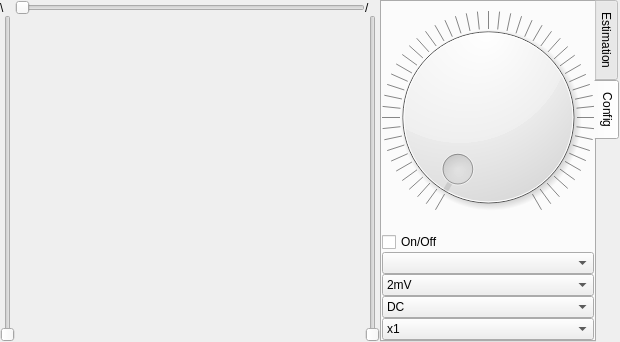
<?xml version="1.0" encoding="UTF-8"?>
<ui version="4.0">
 <class>Display</class>
 <widget class="QWidget" name="Display">
  <property name="geometry">
   <rect>
    <x>0</x>
    <y>0</y>
    <width>620</width>
    <height>342</height>
   </rect>
  </property>
  <property name="sizePolicy">
   <sizepolicy hsizetype="Expanding" vsizetype="Expanding">
    <horstretch>0</horstretch>
    <verstretch>0</verstretch>
   </sizepolicy>
  </property>
  <property name="windowTitle">
   <string>Form</string>
  </property>
  <layout class="QGridLayout" name="gridLayout_2">
   <property name="leftMargin">
    <number>0</number>
   </property>
   <property name="topMargin">
    <number>0</number>
   </property>
   <property name="rightMargin">
    <number>0</number>
   </property>
   <property name="bottomMargin">
    <number>0</number>
   </property>
   <property name="spacing">
    <number>0</number>
   </property>
   <item row="0" column="0">
    <layout class="QGridLayout" name="gLChart">
     <property name="spacing">
      <number>0</number>
     </property>
     <item row="1" column="0">
      <widget class="QSlider" name="vSVertPos">
       <property name="layoutDirection">
        <enum>Qt::LeftToRight</enum>
       </property>
       <property name="orientation">
        <enum>Qt::Vertical</enum>
       </property>
      </widget>
     </item>
     <item row="0" column="0">
      <widget class="QLabel" name="label_3">
       <property name="text">
        <string>\</string>
       </property>
      </widget>
     </item>
     <item row="0" column="1">
      <widget class="QSlider" name="hSTrigHor">
       <property name="orientation">
        <enum>Qt::Horizontal</enum>
       </property>
       <property name="tickPosition">
        <enum>QSlider::NoTicks</enum>
       </property>
      </widget>
     </item>
     <item row="0" column="2">
      <widget class="QLabel" name="label_4">
       <property name="text">
        <string>/</string>
       </property>
      </widget>
     </item>
     <item row="1" column="2">
      <widget class="QSlider" name="vSTrigVert">
       <property name="orientation">
        <enum>Qt::Vertical</enum>
       </property>
      </widget>
     </item>
    </layout>
   </item>
   <item row="0" column="1">
    <widget class="QTabWidget" name="tWChannel">
     <property name="maximumSize">
      <size>
       <width>240</width>
       <height>16777215</height>
      </size>
     </property>
     <property name="tabPosition">
      <enum>QTabWidget::East</enum>
     </property>
     <property name="currentIndex">
      <number>1</number>
     </property>
     <widget class="QWidget" name="tabMeas">
      <attribute name="title">
       <string>Estimation</string>
      </attribute>
      <layout class="QGridLayout" name="gridLayout_3">
       <property name="leftMargin">
        <number>0</number>
       </property>
       <property name="topMargin">
        <number>0</number>
       </property>
       <property name="rightMargin">
        <number>0</number>
       </property>
       <property name="bottomMargin">
        <number>0</number>
       </property>
       <property name="spacing">
        <number>0</number>
       </property>
       <item row="0" column="0">
        <layout class="QVBoxLayout" name="verticalLayout_3">
         <property name="spacing">
          <number>0</number>
         </property>
         <property name="sizeConstraint">
          <enum>QLayout::SetMinimumSize</enum>
         </property>
         <item>
          <widget class="QLabel" name="label">
           <property name="sizePolicy">
            <sizepolicy hsizetype="Fixed" vsizetype="Preferred">
             <horstretch>0</horstretch>
             <verstretch>0</verstretch>
            </sizepolicy>
           </property>
           <property name="font">
            <font>
             <pointsize>8</pointsize>
            </font>
           </property>
           <property name="text">
            <string>50%</string>
           </property>
          </widget>
         </item>
         <item>
          <widget class="QProgressBar" name="progressBar">
           <property name="sizePolicy">
            <sizepolicy hsizetype="Fixed" vsizetype="Expanding">
             <horstretch>0</horstretch>
             <verstretch>0</verstretch>
            </sizepolicy>
           </property>
           <property name="maximumSize">
            <size>
             <width>16</width>
             <height>16777215</height>
            </size>
           </property>
           <property name="value">
            <number>50</number>
           </property>
           <property name="orientation">
            <enum>Qt::Vertical</enum>
           </property>
          </widget>
         </item>
        </layout>
       </item>
       <item row="0" column="1">
        <layout class="QVBoxLayout" name="vLEstim">
         <property name="spacing">
          <number>0</number>
         </property>
         <property name="sizeConstraint">
          <enum>QLayout::SetMaximumSize</enum>
         </property>
        </layout>
       </item>
      </layout>
     </widget>
     <widget class="QWidget" name="tabConf">
      <attribute name="title">
       <string>Config</string>
      </attribute>
      <layout class="QGridLayout" name="gridLayout">
       <property name="leftMargin">
        <number>0</number>
       </property>
       <property name="topMargin">
        <number>0</number>
       </property>
       <property name="rightMargin">
        <number>0</number>
       </property>
       <property name="bottomMargin">
        <number>0</number>
       </property>
       <property name="spacing">
        <number>0</number>
       </property>
       <item row="0" column="0">
        <widget class="QDial" name="dialVoltDiv">
         <property name="minimumSize">
          <size>
           <width>0</width>
           <height>0</height>
          </size>
         </property>
         <property name="pageStep">
          <number>1</number>
         </property>
         <property name="notchesVisible">
          <bool>true</bool>
         </property>
        </widget>
       </item>
       <item row="1" column="0">
        <layout class="QVBoxLayout" name="vLChannConf">
         <property name="spacing">
          <number>0</number>
         </property>
         <item>
          <widget class="QCheckBox" name="cBOnOff">
           <property name="text">
            <string>On/Off</string>
           </property>
          </widget>
         </item>
         <item>
          <widget class="QComboBox" name="cBChannel"/>
         </item>
         <item>
          <widget class="QComboBox" name="cBVoltDiv">
           <item>
            <property name="text">
             <string>2mV</string>
            </property>
           </item>
           <item>
            <property name="text">
             <string>5mV</string>
            </property>
           </item>
           <item>
            <property name="text">
             <string>10mV</string>
            </property>
           </item>
           <item>
            <property name="text">
             <string>20mV</string>
            </property>
           </item>
           <item>
            <property name="text">
             <string>50mV</string>
            </property>
           </item>
           <item>
            <property name="text">
             <string>100mV</string>
            </property>
           </item>
           <item>
            <property name="text">
             <string>200mV</string>
            </property>
           </item>
           <item>
            <property name="text">
             <string>500mV</string>
            </property>
           </item>
           <item>
            <property name="text">
             <string>1V</string>
            </property>
           </item>
           <item>
            <property name="text">
             <string>2V</string>
            </property>
           </item>
           <item>
            <property name="text">
             <string>5V</string>
            </property>
           </item>
           <item>
            <property name="text">
             <string>10V</string>
            </property>
           </item>
          </widget>
         </item>
         <item>
          <widget class="QComboBox" name="cBCoupling">
           <item>
            <property name="text">
             <string>DC</string>
            </property>
           </item>
           <item>
            <property name="text">
             <string>AC</string>
            </property>
           </item>
           <item>
            <property name="text">
             <string>GND</string>
            </property>
           </item>
          </widget>
         </item>
         <item>
          <widget class="QComboBox" name="cBMult">
           <item>
            <property name="text">
             <string>x1</string>
            </property>
           </item>
           <item>
            <property name="text">
             <string>x10</string>
            </property>
           </item>
           <item>
            <property name="text">
             <string>x100</string>
            </property>
           </item>
           <item>
            <property name="text">
             <string>x1000</string>
            </property>
           </item>
           <item>
            <property name="text">
             <string>x10000</string>
            </property>
           </item>
          </widget>
         </item>
        </layout>
       </item>
      </layout>
     </widget>
    </widget>
   </item>
  </layout>
 </widget>
 <resources/>
 <connections>
  <connection>
   <sender>cBVoltDiv</sender>
   <signal>currentIndexChanged(int)</signal>
   <receiver>dialVoltDiv</receiver>
   <slot>setValue(int)</slot>
   <hints>
    <hint type="sourcelabel">
     <x>498</x>
     <y>253</y>
    </hint>
    <hint type="destinationlabel">
     <x>498</x>
     <y>86</y>
    </hint>
   </hints>
  </connection>
  <connection>
   <sender>dialVoltDiv</sender>
   <signal>valueChanged(int)</signal>
   <receiver>cBVoltDiv</receiver>
   <slot>setCurrentIndex(int)</slot>
   <hints>
    <hint type="sourcelabel">
     <x>498</x>
     <y>86</y>
    </hint>
    <hint type="destinationlabel">
     <x>498</x>
     <y>253</y>
    </hint>
   </hints>
  </connection>
 </connections>
</ui>
